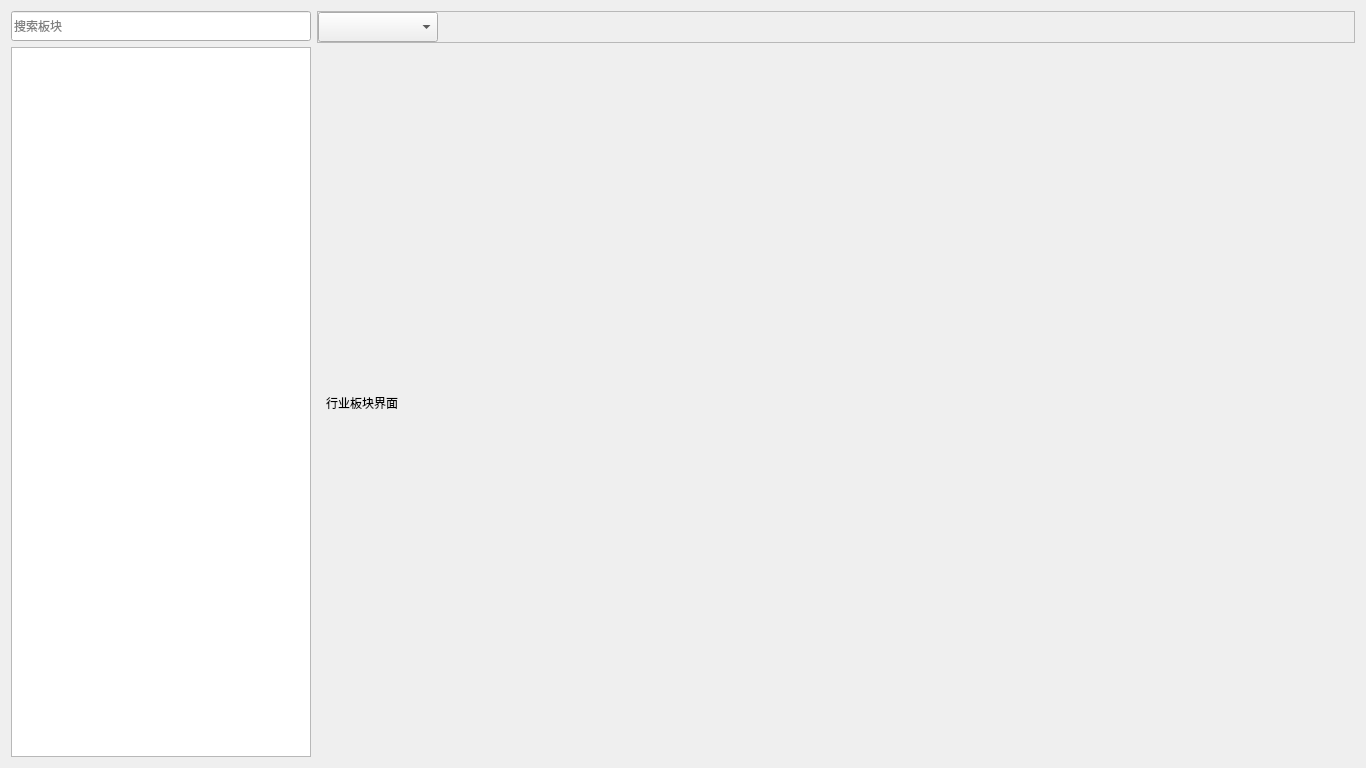
<?xml version="1.0" encoding="UTF-8"?>
<ui version="4.0">
 <class>IndustryBoard</class>
 <widget class="QWidget" name="IndustryBoard">
  <property name="geometry">
   <rect>
    <x>0</x>
    <y>0</y>
    <width>1366</width>
    <height>768</height>
   </rect>
  </property>
  <property name="windowTitle">
   <string>Form</string>
  </property>
  <layout class="QHBoxLayout" name="horizontalLayout_2">
   <item>
    <layout class="QVBoxLayout" name="verticalLayout_3">
     <item>
      <widget class="MOptionLineEdit" name="lineEdit_search">
       <property name="minimumSize">
        <size>
         <width>300</width>
         <height>30</height>
        </size>
       </property>
       <property name="maximumSize">
        <size>
         <width>300</width>
         <height>16777215</height>
        </size>
       </property>
       <property name="placeholderText">
        <string>搜索板块</string>
       </property>
      </widget>
     </item>
     <item>
      <widget class="QListWidget" name="listWidget_card">
       <property name="minimumSize">
        <size>
         <width>300</width>
         <height>0</height>
        </size>
       </property>
       <property name="maximumSize">
        <size>
         <width>300</width>
         <height>16777215</height>
        </size>
       </property>
      </widget>
     </item>
    </layout>
   </item>
   <item>
    <layout class="QVBoxLayout" name="verticalLayout_2">
     <item>
      <widget class="QFrame" name="frame">
       <property name="minimumSize">
        <size>
         <width>0</width>
         <height>32</height>
        </size>
       </property>
       <property name="maximumSize">
        <size>
         <width>16777215</width>
         <height>32</height>
        </size>
       </property>
       <property name="frameShape">
        <enum>QFrame::StyledPanel</enum>
       </property>
       <property name="frameShadow">
        <enum>QFrame::Raised</enum>
       </property>
       <layout class="QHBoxLayout" name="horizontalLayout">
        <property name="leftMargin">
         <number>0</number>
        </property>
        <property name="topMargin">
         <number>0</number>
        </property>
        <property name="rightMargin">
         <number>0</number>
        </property>
        <property name="bottomMargin">
         <number>0</number>
        </property>
        <item>
         <widget class="QComboBox" name="comboBox_bar_type">
          <property name="minimumSize">
           <size>
            <width>120</width>
            <height>30</height>
           </size>
          </property>
         </widget>
        </item>
        <item>
         <spacer name="horizontalSpacer">
          <property name="orientation">
           <enum>Qt::Horizontal</enum>
          </property>
          <property name="sizeHint" stdset="0">
           <size>
            <width>909</width>
            <height>20</height>
           </size>
          </property>
         </spacer>
        </item>
       </layout>
      </widget>
     </item>
     <item>
      <widget class="QWidget" name="widget_view" native="true">
       <layout class="QVBoxLayout" name="verticalLayout">
        <item>
         <widget class="QLabel" name="label">
          <property name="text">
           <string>行业板块界面</string>
          </property>
         </widget>
        </item>
       </layout>
      </widget>
     </item>
    </layout>
   </item>
  </layout>
 </widget>
 <customwidgets>
  <customwidget>
   <class>MOptionLineEdit</class>
   <extends>QLineEdit</extends>
   <header>MOptionLineEdit</header>
  </customwidget>
 </customwidgets>
 <resources/>
 <connections/>
</ui>
